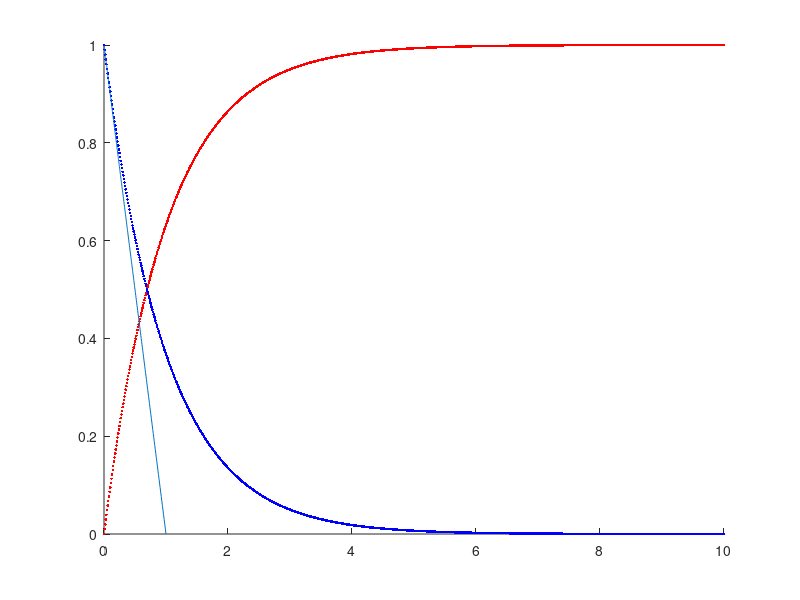

Write the MATLAB code that produced this figure.
%% time 
x=[0:0.01:10]
hold

%% T1
t1=1-exp(-x)
plot(x,t1,'r.')

%% T2
t2=exp(-x)
plot(x,t2,'b.')

%% paramaters
plot(t2,t1)
whos
hold off
